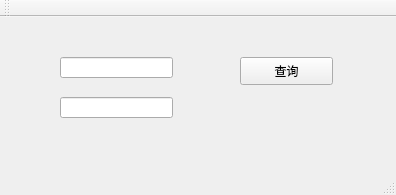
<?xml version="1.0" encoding="UTF-8"?>
<ui version="4.0">
 <class>MainWindow</class>
 <widget class="QMainWindow" name="MainWindow">
  <property name="geometry">
   <rect>
    <x>0</x>
    <y>0</y>
    <width>396</width>
    <height>195</height>
   </rect>
  </property>
  <property name="windowTitle">
   <string>MainWindow</string>
  </property>
  <widget class="QWidget" name="centralWidget">
   <widget class="QPushButton" name="pushButton">
    <property name="geometry">
     <rect>
      <x>240</x>
      <y>40</y>
      <width>93</width>
      <height>28</height>
     </rect>
    </property>
    <property name="text">
     <string>查询</string>
    </property>
   </widget>
   <widget class="QLineEdit" name="lineEdit">
    <property name="geometry">
     <rect>
      <x>60</x>
      <y>40</y>
      <width>113</width>
      <height>21</height>
     </rect>
    </property>
   </widget>
   <widget class="QLineEdit" name="lineEdit_2">
    <property name="geometry">
     <rect>
      <x>60</x>
      <y>80</y>
      <width>113</width>
      <height>21</height>
     </rect>
    </property>
   </widget>
  </widget>
  <widget class="QMenuBar" name="menuBar">
   <property name="geometry">
    <rect>
     <x>0</x>
     <y>0</y>
     <width>396</width>
     <height>26</height>
    </rect>
   </property>
  </widget>
  <widget class="QToolBar" name="mainToolBar">
   <attribute name="toolBarArea">
    <enum>TopToolBarArea</enum>
   </attribute>
   <attribute name="toolBarBreak">
    <bool>false</bool>
   </attribute>
  </widget>
  <widget class="QStatusBar" name="statusBar"/>
 </widget>
 <layoutdefault spacing="6" margin="11"/>
 <resources/>
 <connections/>
</ui>
